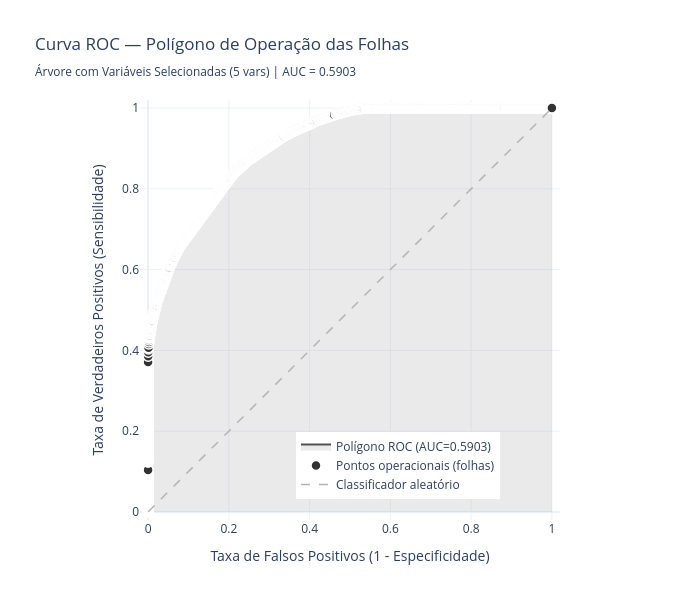

Notebook code for this chart:
### Markdown cell above
### Árvore de decisão com variáveis selecionadas

### Code cell
X_train_sel = X_train[VARS_SELECIONADAS]
X_test_sel  = X_test[VARS_SELECIONADAS]

dt_selecionada = DecisionTreeClassifier(
    criterion='gini',
    random_state=SEED
)
dt_selecionada.fit(X_train_sel, y_train)

metricas_selecionada = avaliar_modelo(
    f'Árvore com Variáveis Selecionadas ({len(VARS_SELECIONADAS)} vars)',
    dt_selecionada, X_train_sel, y_train, X_test_sel, y_test
)

print(f"\nProfundidade da árvore : {dt_selecionada.get_depth()}")
print(f"Número de nós folha    : {dt_selecionada.get_n_leaves()}")

### Figure 1 — Plotly figure (JSON) as saved in the notebook; plotly's stock layout.template omitted (floating-point values rounded to 4 significant figures; data arrays with more than 128 entries replaced by an {"elided": "..."} marker saying what was removed)
{"data": [{"fill": "tozeroy", "fillcolor": "rgba(150, 150, 150, 0.2)", "hoverinfo": "skip", "line": {"color": "rgb(80, 80, 80)", "width": 2}, "mode": "lines", "name": "Polígono ROC (AUC=0.5903)", "type": "scatter", "x": {"elided": "3128 float values"}, "y": {"elided": "3128 float values"}}, {"hoverinfo": "text", "hovertext": {"elided": "3128 str values"}, "marker": {"color": "rgb(50, 50, 50)", "line": {"color": "white", "width": 1.5}, "size": 10}, "mode": "markers", "name": "Pontos operacionais (folhas)", "type": "scatter", "x": {"elided": "3128 float values"}, "y": {"elided": "3128 float values"}}, {"hoverinfo": "skip", "line": {"color": "rgb(180, 180, 180)", "dash": "dash", "width": 1.5}, "mode": "lines", "name": "Classificador aleatório", "type": "scatter", "x": [0, 1], "y": [0, 1]}], "layout": {"height": 600, "hoverlabel": {"bgcolor": "white", "font": {"size": 11}}, "legend": {"x": 0.4, "y": 0.05}, "title": {"text": "Curva ROC — Polígono de Operação das Folhas<br><sub>Árvore com Variáveis Selecionadas (5 vars) | AUC = 0.5903</sub>"}, "width": 700, "xaxis": {"constrain": "domain", "range": [-0.02, 1.02], "title": {"text": "Taxa de Falsos Positivos (1 - Especificidade)"}}, "yaxis": {"range": [-0.02, 1.02], "scaleanchor": "x", "title": {"text": "Taxa de Verdadeiros Positivos (Sensibilidade)"}}}}
